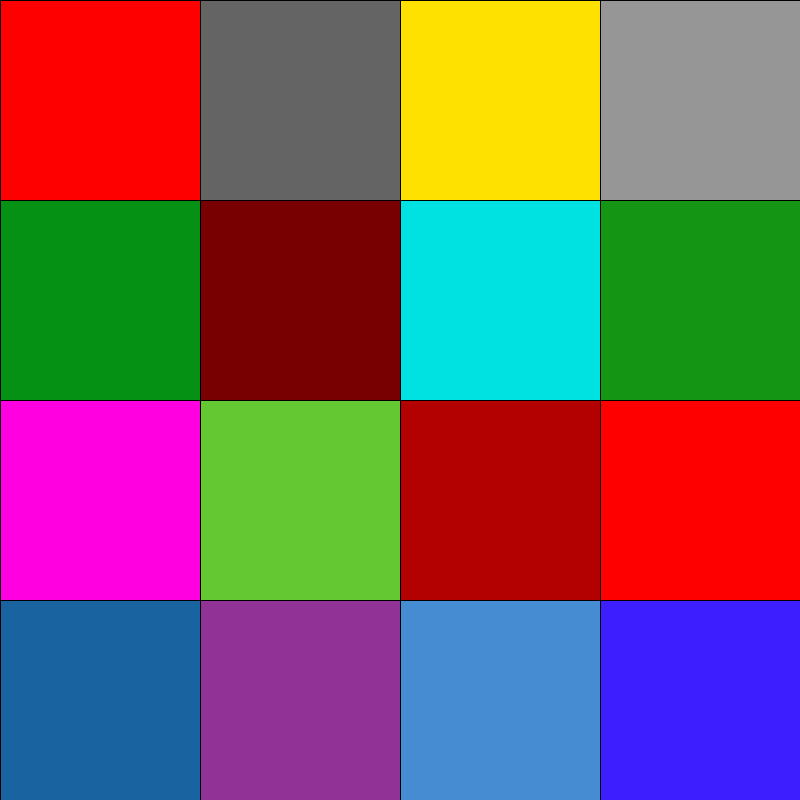
Frame 1 (no input)
Frame 60 (the mouse pressed at the canvas centre just before this capture): identical to frame 1, image omitted
Frame 120 (the mouse held since frame 60 and released just before this capture): identical to frame 1, image omitted

The Processing sketch that drew this single still picture (run headless with seeded random() and noise(); from frame 60 on, the mouse is pressed at the canvas centre):

// Processing sketch: processing_69355
// ── processing_69355.pde

void setup() {
  size(800, 800);
}
void draw() {

fill(255,0,0);
rect(0, 0, 200, 200);

fill(120,0,0);
rect(200, 200, 200, 200);

fill(179,0,0);
rect(400, 400, 200, 200);

fill(60,30,1400);
rect(600, 600, 200, 200);

fill(5,145,20);
rect(0, 200, 200, 200);

fill(100,100,100);
rect(200, 0, 200, 200);

fill(150,150,150);
rect(600, 0, 200, 200);

fill(25,100,160);
rect(0, 600, 200, 200);

fill(255,225,0);
rect(400, 0, 200, 200);

fill(255,0,225);
rect(0, 400, 200, 200);

fill(0,225,225);
rect(400, 200, 200, 200);

fill(100,200,50);
rect(200, 400, 200, 200);

fill(145,50,150);
rect(200, 600, 200, 200);

fill(20,150,20);
rect(600, 200, 200, 200);

fill(255,0,0);
rect(600, 400, 200, 200);

fill(70,140,210);
rect(400, 600, 200, 200);
}
